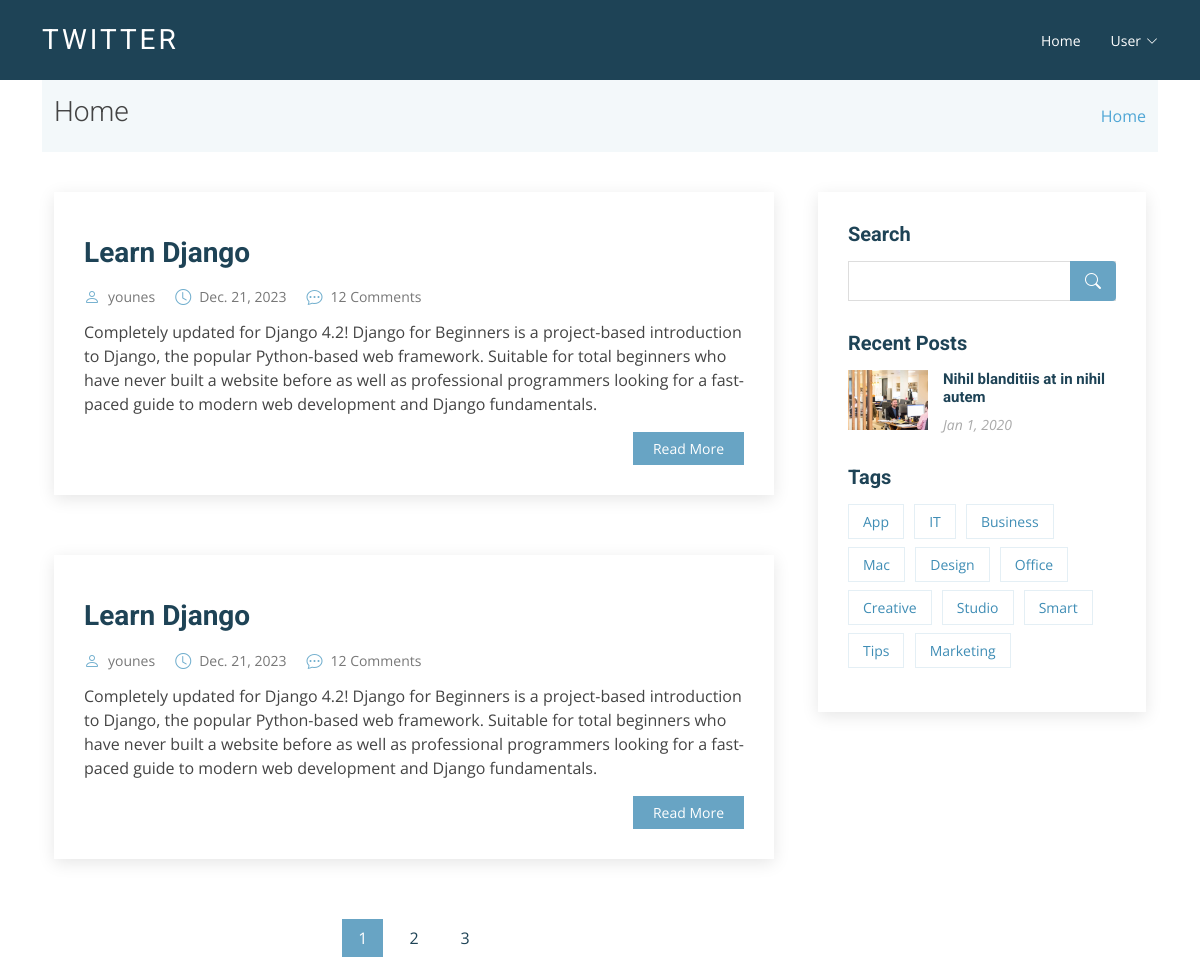
/, run on an earlier commit of the app's database.
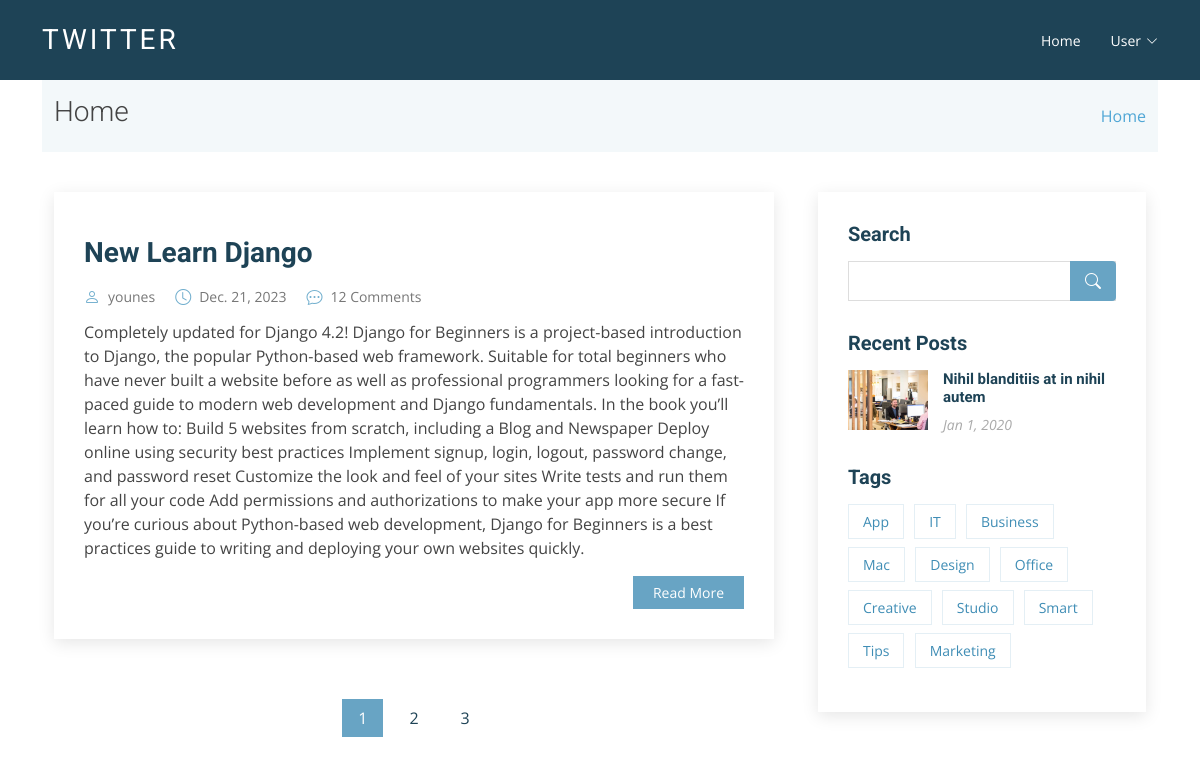
And on a later commit of the database.
### twitter/models.py (models this page shows, shortened)
class Post(models.Model):
    title = models.CharField(max_length=255)
    excerpt = models.TextField()
    body = models.TextField()
    author = models .ForeignKey('accounts.CustomUser', on_delete=models.CASCADE)
    date = models.DateField(default=date.today)
    photo = models.ImageField(upload_to = 'photo/%Y/%m/%d')

### accounts/models.py (models this page shows)
class CustomUser(AbstractUser):
    age = models.PositiveIntegerField(null=True, blank=True)
    photo = models.ImageField(
        upload_to='photo/profile/%Y/%m/%d/', default='null')
    about = models.CharField(max_length=255, default='null')

### twitter/views.py (the view)
# urls.py: path('', HomeView.as_view(), name='home'),
class HomeView(ListView):
    model = Post
    template_name = 'twitter/index.html'

### templates/twitter/index.html (shortened to what this page needs)
{% extends 'basic.html' %}
{% load static %}
{% block content %}
  <section class="breadcrumbs">
    <div class="container">
      <div class="d-flex justify-content-between align-items-center">
        <h2>Home</h2>
        <ol>
          <li>
            <a href="{% url 'home' %}">Home</a>
          </li>
        </ol>
      </div>
    </div>
  </section>
  <section id="blog" class="blog">
    <div class="container" data-aos="fade-up">
      <div class="row">
        <div class="col-lg-8 entries">
          {% if post_list %}
            {% for post in post_list %}
              <article class="entry">
                <div class="entry-img">
                </div>
                <h2 class="entry-title"><a href="{% url 'post_detail' post.pk %}">{{ post.title }}</a></h2>
                <div class="entry-meta">
                  <ul>
                    <li class="d-flex align-items-center">
                      <i class="bi bi-person"></i> <a href="blog-single.html">{{ post.author }}</a>
                    </li>
                    <li class="d-flex align-items-center">
                      <i class="bi bi-clock"></i> <a href="blog-single.html"><time datetime="2020-01-01">{{ post.date }}</time></a>
                    </li>
                    <li class="d-flex align-items-center">
                      <i class="bi bi-chat-dots"></i> <a href="blog-single.html">12 Comments</a>
                    </li>
                  </ul>
                </div>
                <div class="entry-content">
                  <p>{{ post.excerpt }}</p>
                  <div class="read-more">
                    <a href="{% url 'post_detail' post.pk %}">Read More</a>
                  </div>
                </div>
              </article>
            {% endfor %}
          {% else %}
          <h2>No Post Is Avalable!!!</h2>
          {% endif %}
          <div class="blog-pagination">
            <ul class="justify-content-center">
              <li class="active">
                <a href="#">1</a>
              </li>
              <li>
                <a href="#">2</a>
              </li>
              <li>
                <a href="#">3</a>
              </li>
            </ul>
          </div>
        </div>
        <div class="col-lg-4">
          <div class="sidebar">
            <h3 class="sidebar-title">Search</h3>
            <div class="sidebar-item search-form">
              <form action="">
                <input type="text" />
                <button type="submit"><i class="bi bi-search"></i></button>
              </form>
            </div>
            <h3 class="sidebar-title">Recent Posts</h3>
            <div class="sidebar-item recent-posts">
              <div class="post-item clearfix">
                <img src="{% static 'assets/img/blog/blog-recent-1.jpg' %}" alt="" />
                <h4><a href="blog-single.html">Nihil blanditiis at in nihil autem</a></h4>
                <time datetime="2020-01-01">Jan 1, 2020</time>
              </div>
            </div>
            <h3 class="sidebar-title">Tags</h3>
            <div class="sidebar-item tags">
              <ul>
                <li>
                  <a href="#">App</a>
                </li>
                <li>
                  <a href="#">IT</a>
                </li>
                <li>
                  <a href="#">Business</a>
                </li>
                <li>
                  <a href="#">Mac</a>
                </li>
                <li>
                  <a href="#">Design</a>
                </li>
                <li>
                  <a href="#">Office</a>
                </li>
                <li>
                  <a href="#">Creative</a>
                </li>
                <li>
                  <a href="#">Studio</a>
                </li>
                <li>
                  <a href="#">Smart</a>
                </li>
                <li>
                  <a href="#">Tips</a>
                </li>
                <li>
                  <a href="#">Marketing</a>
                </li>
              </ul>
            </div>
          </div>
        </div>
      </div>
    </div>
  </section>
{% endblock %}

### templates/basic.html (shortened to what this page needs)
{% load static %}
<!DOCTYPE html>
<html lang="en">
  <head>
    <link href="{% static 'assets/vendor/animate.css/animate.min.css' %}" rel="stylesheet" />
    <link href="{% static 'assets/vendor/aos/aos.css' %}" rel="stylesheet" />
    <link href="{% static 'assets/vendor/bootstrap/css/bootstrap.min.css' %}" rel="stylesheet" />
    <link href="{% static 'assets/vendor/bootstrap-icons/bootstrap-icons.css' %}" rel="stylesheet" />
    <link href="{% static 'assets/vendor/boxicons/css/boxicons.min.css' %}" rel="stylesheet" />
    <link href="{% static 'assets/vendor/glightbox/css/glightbox.min.css' %}" rel="stylesheet" />
    <link href="{% static 'assets/vendor/swiper/swiper-bundle.min.css' %}" rel="stylesheet" />
    <link href="{% static 'assets/css/style.css' %}" rel="stylesheet" />
  </head>
  <body>
    <header id="header" class="fixed-top d-flex align-items-center">
      <div class="container d-flex justify-content-between align-items-center">
        <div class="logo">
          <h1 class="text-light"><a href="{% url 'home' %}"><span>Twitter</span></a></h1>
        </div>
        <nav id="navbar" class="navbar">
          <ul>
            <li>
              <a href="{% url 'home' %}">Home</a>
            </li>
            {% if user.is_authenticated %}
              <li>
                <a href="{% url 'newpost' %}">+Add Post</a>
              </li>
              <li class="dropdown">
                <a href="#">{{ user.username }} <span><i class="bi bi-chevron-down"></i></span></a>
                <ul>
                  <li>
                    <a href="{% url 'logout' %}">Logout</a>
                  </li>
                  <li>
                    <a href="{% url 'password_change' %}">Password Change</a>
                  </li>
                  <li>
                    <a href="{% url 'password_reset' %}">Password Reset</a>
                  </li>
                </ul>
              </li>
            {% else %}
              <li class="dropdown">
                <a href="#">User<span><i class="bi bi-chevron-down"></i></span></a>
              </li>
            {% endif %}
          </ul>
        </nav>
      </div>
    </header>
    <main id="main">
      <div class="container">
        {% block content %}
        {% endblock %}
      </div>
    </main>
  </body>
</html>

### static/assets/css/style.css (style rules this page uses)
body { font-family: "Open Sans", sans-serif; color: #444; }
a { color: #4fa6d5; text-decoration: none; }
h1, h2, h3, h4, h5, h6, .font-primary { font-family: "Roboto", sans-serif; }
#header { height: 80px; transition: all 0.5s; z-index: 997; transition: all 0.5s; background: #1e4356; }
#header .logo h1 { font-size: 28px; margin: 0; padding: 4px 0; line-height: 1; font-weight: 400; letter-spacing: 3px; text-transform: uppercase; }
#header .logo h1 a, #header .logo h1 a:hover { color: #fff; text-decoration: none; }
#main { margin-top: 80px; }
.navbar { padding: 0; }
.navbar ul { margin: 0; padding: 0; display: flex; list-style: none; align-items: center; }
.navbar li { position: relative; }
.navbar a, .navbar a:focus { display: flex; align-items: center; justify-content: space-between; padding: 10px 0 10px 30px; font-family: "Open Sans", sans-serif; font-size: 14px; color: #fff; white-space: nowrap; transition: 0.3s; }
.navbar a i, .navbar a:focus i { font-size: 12px; line-height: 0; margin-left: 5px; }
section { padding: 60px 0; }
.breadcrumbs { padding: 15px 0; background-color: #f3f8fa; min-height: 40px; }
.breadcrumbs h2 { font-size: 28px; font-weight: 300; }
.breadcrumbs ol { display: flex; flex-wrap: wrap; list-style: none; padding: 0; margin: 0; }
.blog { padding: 40px 0 20px 0; }
.blog .entry { padding: 30px; margin-bottom: 60px; box-shadow: 0 4px 16px rgba(0, 0, 0, 0.1); }
.blog .entry .entry-img { max-height: 440px; margin: -30px -30px 20px -30px; overflow: hidden; }
.blog .entry .entry-title { font-size: 28px; font-weight: bold; padding: 0; margin: 0 0 20px 0; }
.blog .entry .entry-title a { color: #1e4356; transition: 0.3s; }
.blog .entry .entry-meta { margin-bottom: 15px; color: #72afce; }
.blog .entry .entry-meta ul { display: flex; flex-wrap: wrap; list-style: none; align-items: center; padding: 0; margin: 0; }
.blog .entry .entry-meta ul li+li { padding-left: 20px; }
.blog .entry .entry-meta i { font-size: 16px; margin-right: 8px; line-height: 0; }
.blog .entry .entry-meta a { color: #777777; font-size: 14px; display: inline-block; line-height: 1; }
.blog .entry .entry-content p { line-height: 24px; }
.blog .entry .entry-content .read-more { -moz-text-align-last: right; text-align-last: right; }
.blog .entry .entry-content .read-more a { display: inline-block; background: #68A4C4; color: #fff; padding: 6px 20px; transition: 0.3s; font-size: 14px; }
.blog .blog-pagination { color: #387ea2; }
.blog .blog-pagination ul { display: flex; padding: 0; margin: 0; list-style: none; }
.blog .blog-pagination li { margin: 0 5px; transition: 0.3s; }
.blog .blog-pagination li a { color: #1e4356; padding: 7px 16px; display: flex; align-items: center; justify-content: center; }
.blog .blog-pagination li.active, .blog .blog-pagination li:hover { background: #68A4C4; }
.blog .blog-pagination li.active a, .blog .blog-pagination li:hover a { color: #fff; }
.blog .sidebar { padding: 30px; margin: 0 0 60px 20px; box-shadow: 0 4px 16px rgba(0, 0, 0, 0.1); }
.blog .sidebar .sidebar-title { font-size: 20px; font-weight: 700; padding: 0 0 0 0; margin: 0 0 15px 0; color: #1e4356; position: relative; }
.blog .sidebar .sidebar-item { margin-bottom: 30px; }
.blog .sidebar .search-form form { background: #fff; border: 1px solid #ddd; padding: 3px 10px; position: relative; }
.blog .sidebar .search-form form input[type=text] { border: 0; padding: 4px; border-radius: 4px; width: calc(100% - 40px); }
.blog .sidebar .search-form form button { position: absolute; top: 0; right: 0; bottom: 0; border: 0; background: none; font-size: 16px; padding: 0 15px; margin: -1px; background: #68A4C4; color: #fff; transition: 0.3s; border-radius: 0 4px 4px 0; line-height: 0; }
.blog .sidebar .search-form form button i { line-height: 0; }
.blog .sidebar .recent-posts img { width: 80px; float: left; }
.blog .sidebar .recent-posts h4 { font-size: 15px; margin-left: 95px; font-weight: bold; }
.blog .sidebar .recent-posts h4 a { color: #1e4356; transition: 0.3s; }
.blog .sidebar .recent-posts time { display: block; margin-left: 95px; font-style: italic; font-size: 14px; color: #aaaaaa; }
.blog .sidebar .tags { margin-bottom: -10px; }
.blog .sidebar .tags ul { list-style: none; padding: 0; }
.blog .sidebar .tags ul li { display: inline-block; }
.blog .sidebar .tags ul a { color: #3f8db5; font-size: 14px; padding: 6px 14px; margin: 0 6px 8px 0; border: 1px solid #e4eff5; display: inline-block; transition: 0.3s; }

What changed in the data, as far as the page shows it:
removed Post: title "Learn Django", author "younes", date "Dec. 21, 2023", excerpt "Completely updated for Django 4.2! Django for Beginners is a project-based introduction to Django, the popular Python-based web framework. Suitable for total beginners who have never built a website before as well as professional programmers looking for a fast-paced guide to modern web development and Django fundamentals."
removed Post: title "Learn Django", author "younes", date "Dec. 21, 2023", excerpt "Completely updated for Django 4.2! Django for Beginners is a project-based introduction to Django, the popular Python-based web framework. Suitable for total beginners who have never built a website before as well as professional programmers looking for a fast-paced guide to modern web development and Django fundamentals."
added Post: title "New Learn Django", author "younes", date "Dec. 21, 2023", excerpt "Completely updated for Django 4.2! Django for Beginners is a project-based introduction to Django, the popular Python-based web framework. Suitable for total beginners who have never built a website before as well as professional programmers looking for a fast-paced guide to modern web development and Django fundamentals. In the book you’ll learn how to: Build 5 websites from scratch, including a Blog and Newspaper Deploy online using security best practices Implement signup, login, logout, password change, and password reset Customize the look and feel of your sites Write tests and run them for all your code Add permissions and authorizations to make your app more secure If you’re curious…"
